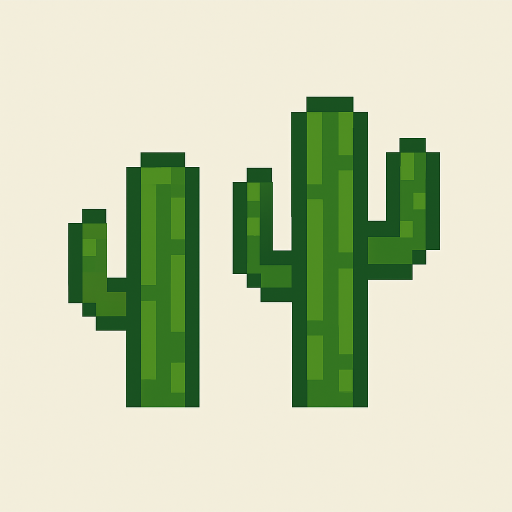
#> input picture  Image May 10, 2025 at 03_40_06 PM.png, 1024 x 1024 px (shown at 1/2 size)
$ python png2rgb565_hex.py ' Image May 10, 2025 at 03_40_06 PM.png' out.png
#> lines starting #> are read from the running program, lines starting #| are printed output that depends on the picture
#!/usr/bin/env python3
"""
Convert a 32×32 sprite to a 1024‑word RGB565 HEX file
compatible with SystemVerilog $readmemh().
Usage:   python png2rgb565_hex.py dino.png dino_sprite.hex
"""

import sys
from pathlib import Path
from PIL import Image

# ---------- Helpers ----------------------------------------------------------
def rgb888_to_rgb565(r, g, b):
    """Return 16‑bit int in 5‑6‑5 format."""
    return ((r & 0xF8) << 8) | ((g & 0xFC) << 3) | (b >> 3)

# ---------- Main -------------------------------------------------------------
if len(sys.argv) != 3:
    sys.exit("Usage: png2rgb565_hex.py <input.png> <output.hex>")

in_file  = Path(sys.argv[1])
out_file = Path(sys.argv[2])

im = Image.open(in_file).convert("RGBA")            # keep alpha if present
im = im.resize((32, 32), Image.NEAREST)             # force 32×32
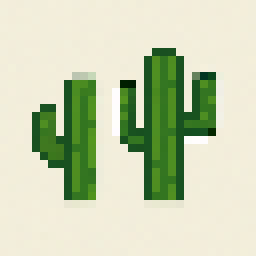
#> im: PIL image 32x32 RGBA (shown 8 times larger); mean R, G, B, A 200, 209.8, 178.2, 255

# Substitute fully‑transparent pixels with magenta (or any BG colour you like)
BG = (255,   0, 255)
pixels = [
    rgb888_to_rgb565(*(im.getpixel((x, y))[:3] if im.getpixel((x, y))[3] else BG))
    for y in range(32)
    for x in range(32)
]
#> pixels = 1024 values, max 65535 at index 366, min 224 at index 336, mean 52188.2

# Write as plain hex, one 4‑digit word per line
with out_file.open("w") as f:
    for word in pixels:
        f.write(f"{word:04X}\n")

print(f"Wrote {len(pixels)} words to {out_file}")
#| Wrote 1024 words to out.png
